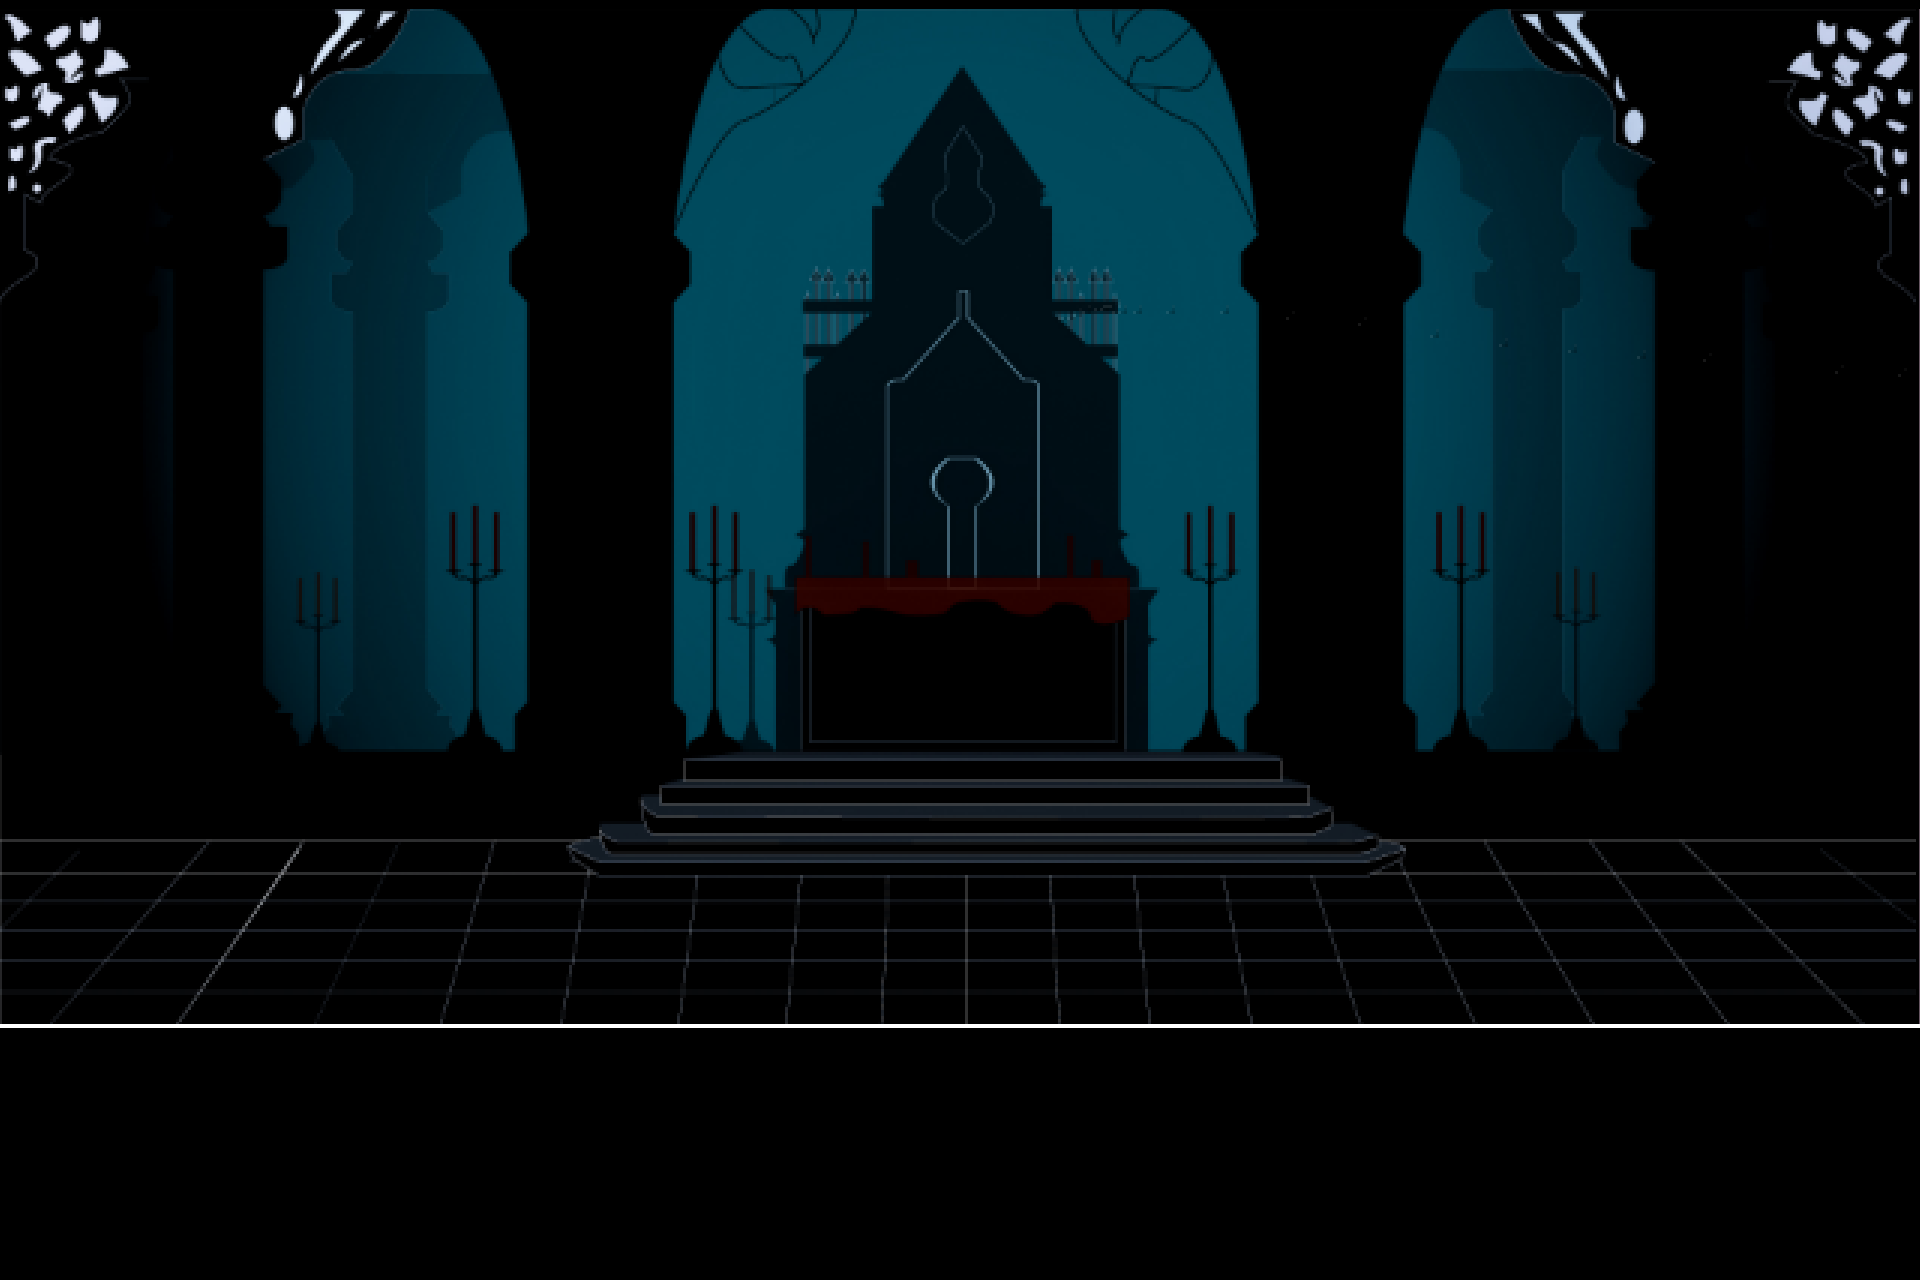

The image is a tile-based game level rendered from a .tmx file. Its description and complete source (layers, tilesets, objects, tile grids) follow:
An orthogonal 30x20 tile map with 64x64 px tiles, 1 tile layer (Block), 2 tilesets, 1 image layer and 5 objects (Boss).

<map version="1.10" tiledversion="1.11.2" orientation="orthogonal" renderorder="right-down" width="30" height="20" tilewidth="64" tileheight="64" infinite="0" nextlayerid="6" nextobjectid="7">
 <editorsettings>
  <export target="../BossArena.lua" format="lua" />
 </editorsettings>
 <tileset firstgid="1" name="nero" tilewidth="64" tileheight="64" tilecount="1" columns="1">
  <image source="Sprite-0001.png" width="64" height="64" />
 </tileset>
 <tileset firstgid="2" name="Sprite-0002" tilewidth="64" tileheight="64" tilecount="1" columns="1">
  <image source="Sprite-0002.png" width="64" height="64" />
 </tileset>
 <imagelayer id="2" name="bg" offsetx="-0.0833333" offsety="9.66667">
  <image source="ArenaBossFight.png" width="1920" height="1078" />
 </imagelayer>
 <layer id="1" name="Block" width="30" height="20">
  <data encoding="csv">
0,0,0,0,0,0,0,0,0,0,0,0,0,0,0,0,0,0,0,0,0,0,0,0,0,0,0,0,0,0,
0,0,0,0,0,0,0,0,0,0,0,0,0,0,0,0,0,0,0,0,0,0,0,0,0,0,0,0,0,0,
0,0,0,0,0,0,0,0,0,0,0,0,0,0,0,0,0,0,0,0,0,0,0,0,0,0,0,0,0,0,
0,0,0,0,0,0,0,0,0,0,0,0,0,0,0,0,0,0,0,0,0,0,0,0,0,0,0,0,0,0,
0,0,0,0,0,0,0,0,0,0,0,0,0,0,0,0,0,0,0,0,0,0,0,0,0,0,0,0,0,0,
0,0,0,0,0,0,0,0,0,0,0,0,0,0,0,0,0,0,0,0,0,0,0,0,0,0,0,0,0,0,
0,0,0,0,0,0,0,0,0,0,0,0,0,0,0,0,0,0,0,0,0,0,0,0,0,0,0,0,0,0,
0,0,0,0,0,0,0,0,0,0,0,0,0,0,0,0,0,0,0,0,0,0,0,0,0,0,0,0,0,0,
0,0,0,0,0,0,0,0,0,0,0,0,0,0,0,0,0,0,0,0,0,0,0,0,0,0,0,0,0,0,
0,0,0,0,0,0,0,0,0,0,0,0,0,0,0,0,0,0,0,0,0,0,0,0,0,0,0,0,0,0,
0,0,0,0,0,0,0,0,0,0,0,0,0,0,0,0,0,0,0,0,0,0,0,0,0,0,0,0,0,0,
0,0,0,0,0,0,0,0,0,0,0,0,0,0,0,0,0,0,0,0,0,0,0,0,0,0,0,0,0,0,
0,0,0,0,0,0,0,0,0,0,0,0,0,0,0,0,0,0,0,0,0,0,0,0,0,0,0,0,0,0,
0,0,0,0,0,0,0,0,0,0,0,0,0,0,0,0,0,0,0,0,0,0,0,0,0,0,0,0,0,0,
0,0,0,0,0,0,0,0,0,0,0,0,0,0,0,0,0,0,0,0,0,0,0,0,0,0,0,0,0,0,
0,0,0,0,0,0,0,0,0,0,0,0,0,0,0,0,0,0,0,0,0,0,0,0,0,0,0,0,0,0,
2,2,2,2,2,2,2,2,2,2,2,2,2,2,2,2,2,2,2,2,2,2,2,2,2,2,2,2,2,2,
1,1,1,1,1,1,1,1,1,1,1,1,1,1,1,1,1,1,1,1,1,1,1,1,1,1,1,1,1,1,
1,1,1,1,1,1,1,1,1,1,1,1,1,1,1,1,1,1,1,1,1,1,1,1,1,1,1,1,1,1,
1,1,1,1,1,1,1,1,1,1,1,1,1,1,1,1,1,1,1,1,1,1,1,1,1,1,1,1,1,1
</data>
 </layer>
 <objectgroup id="3" name="Platform">
  <object id="2" x="0" y="1024" width="1920" height="64" />
  <object id="5" x="-77" y="10" width="77" height="1014" />
  <object id="6" x="1920" y="10" width="77" height="1014" />
 </objectgroup>
 <objectgroup id="4" name="PlayerSpawn">
  <object id="3" x="61" y="809" width="91" height="183" />
 </objectgroup>
 <objectgroup id="5" name="EnemySpawn">
  <object id="4" name="Boss" x="1554" y="764" width="134" height="234" />
 </objectgroup>
</map>
